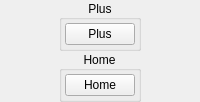
              <widget class="QWidget" name="buttonMiscButtonsPlusHome" native="true">
               <layout class="QVBoxLayout" name="buttonMiscButtonsPlusHomeVerticalLayout">
                <property name="spacing">
                 <number>0</number>
                </property>
                <property name="leftMargin">
                 <number>0</number>
                </property>
                <property name="topMargin">
                 <number>0</number>
                </property>
                <property name="rightMargin">
                 <number>0</number>
                </property>
                <property name="bottomMargin">
                 <number>0</number>
                </property>
                <item alignment="Qt::AlignHCenter">
                 <widget class="QGroupBox" name="buttonMiscButtonsPlusGroup">
                  <property name="title">
                   <string>Plus</string>
                  </property>
                  <property name="alignment">
                   <set>Qt::AlignCenter</set>
                  </property>
                  <layout class="QVBoxLayout" name="buttonMiscPlusVerticalLayout">
                   <property name="spacing">
                    <number>3</number>
                   </property>
                   <property name="leftMargin">
                    <number>3</number>
                   </property>
                   <property name="topMargin">
                    <number>3</number>
                   </property>
                   <property name="rightMargin">
                    <number>3</number>
                   </property>
                   <property name="bottomMargin">
                    <number>3</number>
                   </property>
                   <item>
                    <widget class="QPushButton" name="buttonPlus">
                     <property name="minimumSize">
                      <size>
                       <width>68</width>
                       <height>0</height>
                      </size>
                     </property>
                     <property name="maximumSize">
                      <size>
                       <width>68</width>
                       <height>16777215</height>
                      </size>
                     </property>
                     <property name="styleSheet">
                      <string notr="true">min-width: 68px;</string>
                     </property>
                     <property name="text">
                      <string>Plus</string>
                     </property>
                    </widget>
                   </item>
                  </layout>
                 </widget>
                </item>
                <item alignment="Qt::AlignHCenter">
                 <widget class="QGroupBox" name="buttonMiscButtonsHomeGroup">
                  <property name="title">
                   <string>Home</string>
                  </property>
                  <property name="alignment">
                   <set>Qt::AlignCenter</set>
                  </property>
                  <layout class="QVBoxLayout" name="buttonMiscHomeVerticalLayout">
                   <property name="spacing">
                    <number>3</number>
                   </property>
                   <property name="leftMargin">
                    <number>3</number>
                   </property>
                   <property name="topMargin">
                    <number>3</number>
                   </property>
                   <property name="rightMargin">
                    <number>3</number>
                   </property>
                   <property name="bottomMargin">
                    <number>3</number>
                   </property>
                   <item>
                    <widget class="QPushButton" name="buttonHome">
                     <property name="minimumSize">
                      <size>
                       <width>68</width>
                       <height>0</height>
                      </size>
                     </property>
                     <property name="maximumSize">
                      <size>
                       <width>68</width>
                       <height>16777215</height>
                      </size>
                     </property>
                     <property name="styleSheet">
                      <string notr="true">min-width: 68px;</string>
                     </property>
                     <property name="text">
                      <string>Home</string>
                     </property>
                    </widget>
                   </item>
                  </layout>
                 </widget>
                </item>
               </layout>
              </widget>
